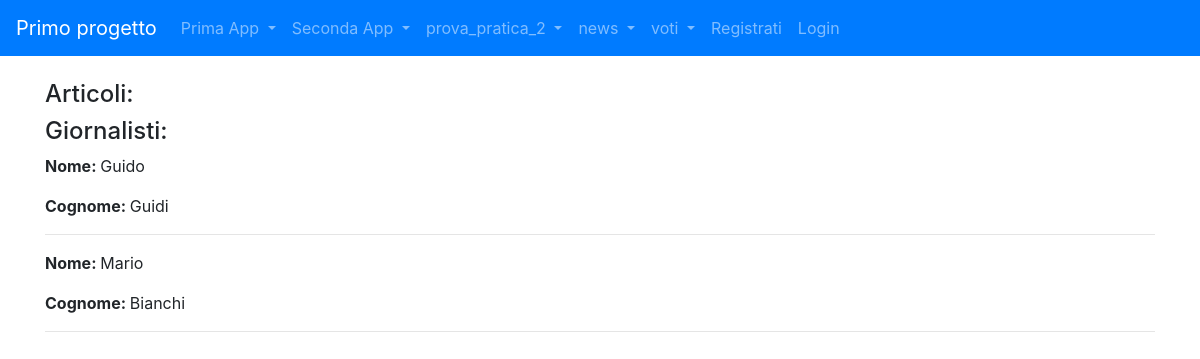
/news/homeview/, run on an earlier commit of the app's database.
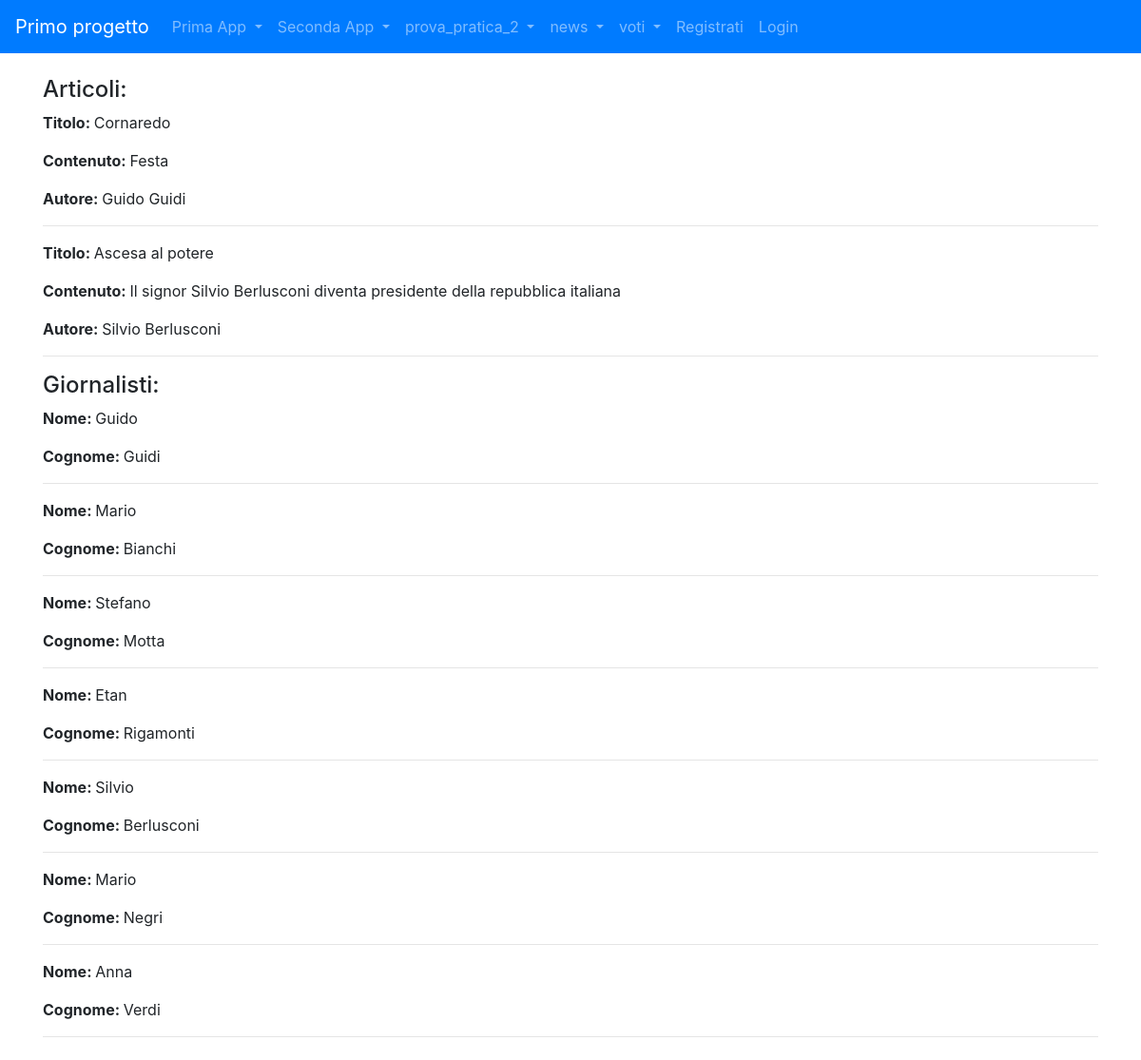
And on a later commit of the database.
### news/models.py (models this page shows)
class Giornalista (models.Model):
    nome = models.CharField(max_length=20)
    cognome = models.CharField(max_length=20)
    anno_di_nascita = models.DateField(blank=True)
    def __str__(self):
        return self.nome +" " +self.cognome
    class Meta:
        verbose_name = "Giornalista"
        verbose_name_plural = "Giornalisti"

class Articolo (models.Model):
    titolo = models.CharField(max_length=20)
    contenuto = models.TextField()
    giornalista= models.ForeignKey(Giornalista,on_delete=models.CASCADE, related_name = "articoli")
    data = models.DateField(blank=True)
    visualizzazioni = models.IntegerField(default=0,blank=True)
    def __str__(self):
        return self.titolo
    class Meta:
        verbose_name= "Articolo"
        verbose_name_plural = "Articoli"

### news/views.py (the view)
# urls.py: path('homeview/',home,name="homeview"),
def home(request):
    articoli =Articolo.objects.all()
    giornalisti = Giornalista.objects.all()
    context = {"articoli": articoli, "giornalisti": giornalisti}
    print(context)
    return render (request, "news/homepage.html", context)

### news/templates/news/homepage.html (shortened to what this page needs)
{% extends 'base.html'%}
{%block content%}
    <h4>Articoli:</h4>
        {% for articolo in articoli %}
        <p><strong>Titolo: </strong>{{ articolo.titolo }}</p>
        <p><strong>Contenuto: </strong>{{ articolo.contenuto }}</p>
        <p><strong>Autore: </strong>{{ articolo.giornalista }}</p>
        <hr>
        {% endfor %}
<h4>Giornalisti:</h4>
    {% for giornalista in giornalisti %}
        <p><strong>Nome: </strong>{{ giornalista.nome }}</p>
        <p><strong>Cognome: </strong>{{ giornalista.cognome }}</p>
        <hr>
        {% endfor %}
{%endblock content%}

### templates/base.html (shortened to what this page needs)
{%load static%}
<!DOCTYPE html>
<html lang="en">
  <head>
    <link rel="stylesheet" href="https://cdn.jsdelivr.net/npm/bootstrap@4.5.3/dist/css/bootstrap.min.css">
  </head>
  <body>
    <nav class="navbar navbar-expand-lg navbar-dark bg-primary">
    <a class="navbar-brand" href="/">Primo progetto</a>
    <div class="collapse navbar-collapse" id="navbarNavDropdown">
        <ul class="navbar-nav">
            <li class="nav-item dropdown">
                <a class="nav-link dropdown-toggle" href="#" id="primaAppDropdownMenuLink" role="button"
                   data-toggle="dropdown" aria-haspopup="true" aria-expanded="false">
                    Prima App
                </a>
            </li>
            <li class="nav-item dropdown">
                <a class="nav-link dropdown-toggle" href="#" id="secondaAppDropdownMenuLink" role="button"
                   data-toggle="dropdown" aria-haspopup="true" aria-expanded="false">
                    Seconda App
                </a>
            </li>
            <li class="nav-item dropdown">
                <a class="nav-link dropdown-toggle" href="#" id="prova_pratica_2DropdownMenuLink" role="button"
                   data-toggle="dropdown" aria-haspopup="true" aria-expanded="false">
                    prova_pratica_2
                </a>
            <li class="nav-item dropdown">
                <a class="nav-link dropdown-toggle" href="#" id="newsDropdownMenuLink" role="button"
                   data-toggle="dropdown" aria-haspopup="true" aria-expanded="false">
                    news
                </a>
            </li>
            <li class="nav-item dropdown">
                <a class="nav-link dropdown-toggle" href="#" id="newsDropdownMenuLink" role="button"
                   data-toggle="dropdown" aria-haspopup="true" aria-expanded="false">
                    voti
                </a>
    {% if request.user.is_authenticated %}
        <li class="nav-item dropdown">
            <a class="nav-link dropdown-toggle" href="#" id="navbarDropdown" role="button"
                data-toggle="dropdown" aria-haspopup="true" aria-expanded="false">
                {{ request.user.username }}
        </a>
        <div class="dropdown-menu" aria-labelledby="navbarDropdown">
            <div class="dropdown-divider"></div>
            <form id="logout-form" action="{% url 'logout' %}" method="post">
                {% csrf_token %}
                 <button class="btn ft-power" type="submit">Logout</button>
            </form>
        </div>
        </li>
    {% else %}
        <li class="nav-item">
            <a class="nav-link">Registrati</a>
        </li>
        <li class="nav-item">
            <a class="nav-link" href="{% url 'login' %}">Login</a>
        </li>
        {% endif %}
        </ul>
    </div>
    </nav>
    <div class="container my-4">
        {% block content %}
        {% endblock content %}
    </div>
  </body>
</html>

What changed in the data, as far as the page shows it:
added Articolo: titolo "Cornaredo", contenuto "Festa", giornalista "Guido Guidi"
added Articolo: titolo "Ascesa al potere", contenuto "Il signor Silvio Berlusconi diventa presidente della repubblica italiana", giornalista "Silvio Berlusconi"
added Giornalista: nome "Stefano", cognome "Motta"
added Giornalista: nome "Etan", cognome "Rigamonti"
added Giornalista: nome "Silvio", cognome "Berlusconi"
added Giornalista: nome "Mario", cognome "Negri"
added Giornalista: nome "Anna", cognome "Verdi"
